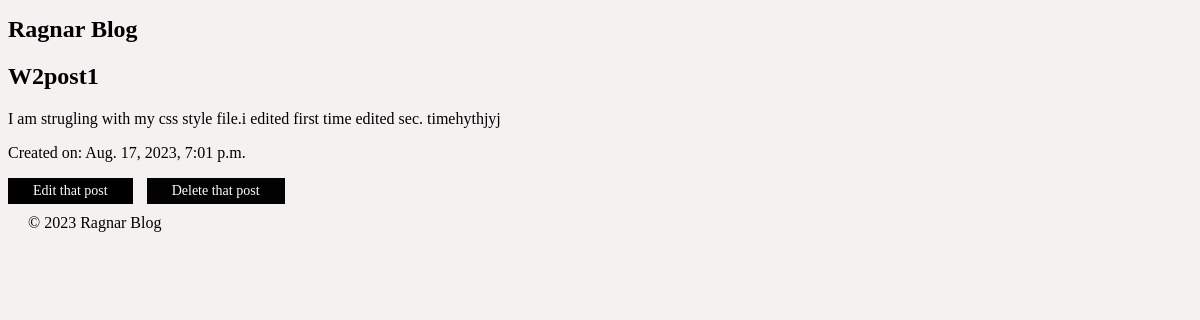
Page /blog/7/ on the committed database.
### blog/models.py (models this page shows, shortened)
class Post(models.Model):
    title = models.CharField(max_length=200)  # A character field for the post title
    content = models.TextField()  # A text field for the post content.
    created_at = models.DateTimeField(default=timezone.now, editable=False)  # Editable is false, bcs this cannot be editable
    updated_at = models.DateTimeField(auto_now=True)  # automatically updates the date and time when a post is edited.

### blog/views.py (the view)
# urls.py: path('<int:pk>/', views.PostDetailView.as_view(), name='post_detail'),
class PostDetailView(DetailView):
    model = Post
    template_name = 'blog/post_detail.html'  #
    context_object_name = 'post'

### blog/templates/blog/post_detail.html
{% extends 'blog/base.html' %}
{% block content %}
<h2>{{ object.title }}</h2>
<p>{{ object.content }}</p>
<p>Created on: {{ object.created_at }}</p>
<a href="{% url 'blog:post_edit' object.pk %}" class="search-button">Edit that post</a>
<a href="{% url 'blog:post_delete' object.pk %}" class="del1-button">Delete that post</a>
{% endblock %}

### blog/static/style2.css (style rules this page uses)
body { background-image: url('images/background.jpg'); background-size: cover; background-repeat: no-repeat; background-position: left; background-size: 50%; background-color: #f5f1f1; }
.search-button { display: inline-block; padding: 2px 24px; margin-right: 10px; font-size: 14px; font-weight: 400; line-height: 1.42857143; text-align: center; white-space: nowrap; vertical-align: middle; cursor: pointer; border: 1px solid transparent; border-radius: 0px; background-color: #000000; color: #ffffff; text-decoration: none; }
.del1-button { display: inline-block; padding: 2px 24px; margin-right: 10px; font-size: 14px; font-weight: 400; line-height: 1.42857143; text-align: center; white-space: nowrap; vertical-align: middle; cursor: pointer; border: 1px solid transparent; border-radius: 0px; background-color: #020202; color: #ffffff; text-decoration: none; }

### rows in the picture
Post: title "W2post1", content "I am strugling with my css style file.i edited first time edited sec. timehythjyj", created_at "Aug. 17, 2023, 7:01 p.m."
